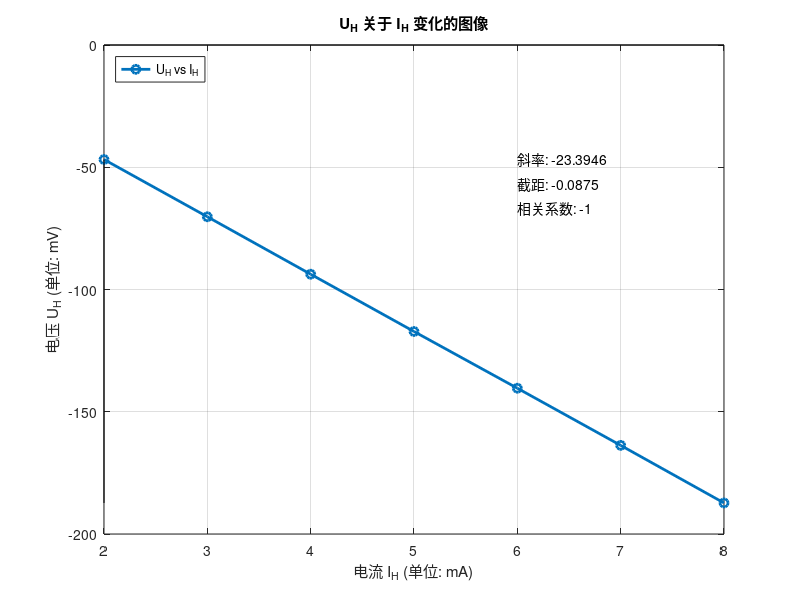

Source code (MATLAB):
U_1 = [-46.3, -69.7, -93.1, -116.6, -139.9, -163.4, -187.1];
U_2 = [46.1, 69.1, 92.1, 114.9, 137.5, 159.6, 181.3];
U_3 = [-47.6, -71.5, -95.6, -119.8, -143.7, -168.8, -194.4];
U_4 = [47.3, 70.7, 94.2, 117.4, 140.4, 163.2, 186.4];
I_H = [2, 3, 4, 5, 6, 7, 8];
U_H = 0.25 * (U_1 - U_2 + U_3 - U_4);
coefficients = polyfit(I_H, U_H, 1);
slope = coefficients(1);
intercept = coefficients(2); 
correlation_coefficient = corrcoef(I_H, U_H);
figure;
plot(I_H, U_H, 'o-', 'LineWidth', 2);
title('U_H 关于 I_H 变化的图像');
xlabel('电流 I_H (单位: mA)');
ylabel('电压 U_H (单位: mV)');
grid on;
hl = line([min(I_H) max(I_H)], [0 0], 'Color', 'black', 'LineWidth', 0.5);
vl = line([2 2], [min(U_H) max(U_H)], 'Color', 'black', 'LineWidth', 0.5);
legend('U_H vs I_H', 'Location', 'northwest');
text(max(I_H)-2, max(U_H), ['斜率: ' num2str(slope)], 'HorizontalAlignment', 'left');
text(max(I_H)-2, max(U_H) - 10, ['截距: ' num2str(intercept)], 'HorizontalAlignment', 'left');
text(max(I_H)-2, max(U_H) - 20, ['相关系数: ' num2str(correlation_coefficient(1, 2))], 'HorizontalAlignment', 'left');
U_H
